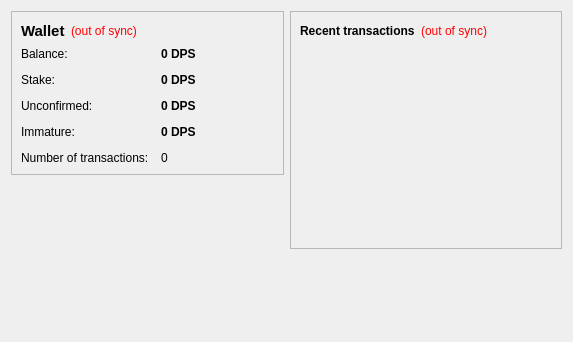
<?xml version="1.0" encoding="UTF-8"?>
<ui version="4.0">
 <class>OverviewPage</class>
 <widget class="QWidget" name="OverviewPage">
  <property name="geometry">
   <rect>
    <x>0</x>
    <y>0</y>
    <width>573</width>
    <height>342</height>
   </rect>
  </property>
  <property name="windowTitle">
   <string>Form</string>
  </property>
  <layout class="QHBoxLayout" name="horizontalLayout" stretch="1,1">
   <item>
    <layout class="QVBoxLayout" name="verticalLayout_2">
     <item>
      <widget class="QFrame" name="frame">
       <property name="frameShape">
        <enum>QFrame::StyledPanel</enum>
       </property>
       <property name="frameShadow">
        <enum>QFrame::Raised</enum>
       </property>
       <layout class="QVBoxLayout" name="verticalLayout_4">
        <item>
         <layout class="QHBoxLayout" name="horizontalLayout_4">
          <item>
           <widget class="QLabel" name="label_5">
            <property name="font">
             <font>
              <pointsize>11</pointsize>
              <weight>75</weight>
              <bold>true</bold>
             </font>
            </property>
            <property name="text">
             <string>Wallet</string>
            </property>
           </widget>
          </item>
          <item>
           <widget class="QLabel" name="labelWalletStatus">
            <property name="toolTip">
             <string>The displayed information may be out of date. Your wallet automatically synchronizes with the DollarPounds network after a connection is established, but this process has not completed yet.</string>
            </property>
            <property name="styleSheet">
             <string notr="true">QLabel { color: red; }</string>
            </property>
            <property name="text">
             <string notr="true">(out of sync)</string>
            </property>
            <property name="alignment">
             <set>Qt::AlignLeading|Qt::AlignLeft|Qt::AlignVCenter</set>
            </property>
           </widget>
          </item>
          <item>
           <spacer name="horizontalSpacer_2">
            <property name="orientation">
             <enum>Qt::Horizontal</enum>
            </property>
            <property name="sizeHint" stdset="0">
             <size>
              <width>40</width>
              <height>20</height>
             </size>
            </property>
           </spacer>
          </item>
         </layout>
        </item>
        <item>
         <layout class="QFormLayout" name="formLayout_2">
          <property name="fieldGrowthPolicy">
           <enum>QFormLayout::AllNonFixedFieldsGrow</enum>
          </property>
          <property name="horizontalSpacing">
           <number>12</number>
          </property>
          <property name="verticalSpacing">
           <number>12</number>
          </property>
          <item row="0" column="0">
           <widget class="QLabel" name="label">
            <property name="text">
             <string>Balance:</string>
            </property>
           </widget>
          </item>
          <item row="0" column="1">
           <widget class="QLabel" name="labelBalance">
            <property name="font">
             <font>
              <weight>75</weight>
              <bold>true</bold>
             </font>
            </property>
            <property name="cursor">
             <cursorShape>IBeamCursor</cursorShape>
            </property>
            <property name="toolTip">
             <string>Your current balance</string>
            </property>
            <property name="text">
             <string notr="true">0 DPS</string>
            </property>
            <property name="textInteractionFlags">
             <set>Qt::LinksAccessibleByMouse|Qt::TextSelectableByKeyboard|Qt::TextSelectableByMouse</set>
            </property>
           </widget>
          </item>
          <item row="1" column="0">
           <widget class="QLabel" name="label_6">
            <property name="text">
             <string>Stake:</string>
            </property>
           </widget>
          </item>
          <item row="1" column="1">
           <widget class="QLabel" name="labelStake">
            <property name="font">
             <font>
              <weight>75</weight>
              <bold>true</bold>
             </font>
            </property>
            <property name="cursor">
             <cursorShape>IBeamCursor</cursorShape>
            </property>
            <property name="toolTip">
             <string>Total of coins that was staked, and do not yet count toward the current balance</string>
            </property>
            <property name="text">
             <string notr="true">0 DPS</string>
            </property>
            <property name="textInteractionFlags">
             <set>Qt::LinksAccessibleByMouse|Qt::TextSelectableByKeyboard|Qt::TextSelectableByMouse</set>
            </property>
           </widget>
          </item>
          <item row="2" column="0">
           <widget class="QLabel" name="label_3">
            <property name="text">
             <string>Unconfirmed:</string>
            </property>
           </widget>
          </item>
          <item row="2" column="1">
           <widget class="QLabel" name="labelUnconfirmed">
            <property name="font">
             <font>
              <weight>75</weight>
              <bold>true</bold>
             </font>
            </property>
            <property name="cursor">
             <cursorShape>IBeamCursor</cursorShape>
            </property>
            <property name="toolTip">
             <string>Total of transactions that have yet to be confirmed, and do not yet count toward the current balance</string>
            </property>
            <property name="text">
             <string notr="true">0 DPS</string>
            </property>
            <property name="textInteractionFlags">
             <set>Qt::LinksAccessibleByMouse|Qt::TextSelectableByKeyboard|Qt::TextSelectableByMouse</set>
            </property>
           </widget>
          </item>
          <item row="3" column="0">
           <widget class="QLabel" name="labelImmatureText">
            <property name="text">
             <string>Immature:</string>
            </property>
           </widget>
          </item>
          <item row="3" column="1">
           <widget class="QLabel" name="labelImmature">
            <property name="font">
             <font>
              <weight>75</weight>
              <bold>true</bold>
             </font>
            </property>
            <property name="toolTip">
             <string>Mined balance that has not yet matured</string>
            </property>
            <property name="text">
             <string notr="true">0 DPS</string>
            </property>
            <property name="textInteractionFlags">
             <set>Qt::LinksAccessibleByMouse|Qt::TextSelectableByKeyboard|Qt::TextSelectableByMouse</set>
            </property>
           </widget>
          </item>
          <item row="4" column="0">
           <widget class="QLabel" name="label_2">
            <property name="text">
             <string>Number of transactions:</string>
            </property>
           </widget>
          </item>
          <item row="4" column="1">
           <widget class="QLabel" name="labelNumTransactions">
            <property name="toolTip">
             <string>Total number of transactions in wallet</string>
            </property>
            <property name="text">
             <string notr="true">0</string>
            </property>
           </widget>
          </item>
         </layout>
        </item>
       </layout>
      </widget>
     </item>
     <item>
      <spacer name="verticalSpacer">
       <property name="orientation">
        <enum>Qt::Vertical</enum>
       </property>
       <property name="sizeHint" stdset="0">
        <size>
         <width>20</width>
         <height>40</height>
        </size>
       </property>
      </spacer>
     </item>
      <item>
      <widget class="QLabel" name="label_6">
       <property name="text">
        <string/>
       </property>
       <property name="pixmap">
        <pixmap resource="../bitcoin.qrc">:/images/backg</pixmap>
       </property>
       <property name="scaledContents">
        <bool>false</bool>
       </property>
       <property name="alignment">
        <set>Qt::AlignCenter</set>
       </property>
       <property name="margin">
        <number>-2</number>
       </property>
      </widget>
     </item>
    </layout>
   </item>
   <item>
    <layout class="QVBoxLayout" name="verticalLayout_3">
     <item>
      <widget class="QFrame" name="frame_2">
       <property name="frameShape">
        <enum>QFrame::StyledPanel</enum>
       </property>
       <property name="frameShadow">
        <enum>QFrame::Raised</enum>
       </property>
       <layout class="QVBoxLayout" name="verticalLayout">
        <item>
         <layout class="QHBoxLayout" name="horizontalLayout_2">
          <item>
           <widget class="QLabel" name="label_4">
            <property name="text">
             <string>&lt;b&gt;Recent transactions&lt;/b&gt;</string>
            </property>
           </widget>
          </item>
          <item>
           <widget class="QLabel" name="labelTransactionsStatus">
            <property name="toolTip">
             <string>The displayed information may be out of date. Your wallet automatically synchronizes with the DollarPounds network after a connection is established, but this process has not completed yet.</string>
            </property>
            <property name="styleSheet">
             <string notr="true">QLabel { color: red; }</string>
            </property>
            <property name="text">
             <string notr="true">(out of sync)</string>
            </property>
            <property name="alignment">
             <set>Qt::AlignRight|Qt::AlignTrailing|Qt::AlignVCenter</set>
            </property>
           </widget>
          </item>
          <item>
           <spacer name="horizontalSpacer">
            <property name="orientation">
             <enum>Qt::Horizontal</enum>
            </property>
            <property name="sizeHint" stdset="0">
             <size>
              <width>40</width>
              <height>20</height>
             </size>
            </property>
           </spacer>
          </item>
         </layout>
        </item>
        <item>
         <widget class="QListView" name="listTransactions">
          <property name="styleSheet">
           <string notr="true">QListView { background: transparent; }</string>
          </property>
          <property name="frameShape">
           <enum>QFrame::NoFrame</enum>
          </property>
          <property name="verticalScrollBarPolicy">
           <enum>Qt::ScrollBarAlwaysOff</enum>
          </property>
          <property name="horizontalScrollBarPolicy">
           <enum>Qt::ScrollBarAlwaysOff</enum>
          </property>
          <property name="selectionMode">
           <enum>QAbstractItemView::NoSelection</enum>
          </property>
         </widget>
        </item>
       </layout>
      </widget>
     </item>
     <item>
      <spacer name="verticalSpacer_2">
       <property name="orientation">
        <enum>Qt::Vertical</enum>
       </property>
       <property name="sizeHint" stdset="0">
        <size>
         <width>20</width>
         <height>40</height>
        </size>
       </property>
      </spacer>
     </item>
    </layout>
   </item>
  </layout>
 </widget>
 <resources/>
 <connections/>
</ui>
